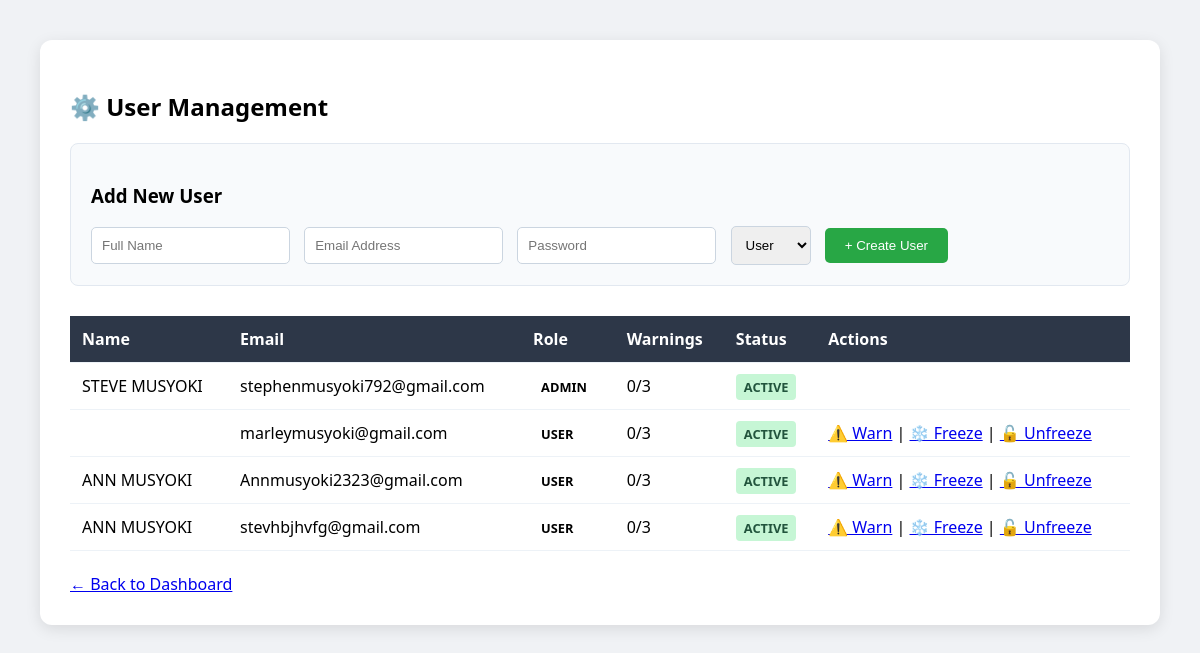
/admin_users.php (signed in), run on the app's committed database.
### tables this page shows
CREATE TABLE `users` (
  `user_id` int(11) NOT NULL,
  `full_name` varchar(255) NOT NULL,
  `username` varchar(255) DEFAULT NULL,
  `name` varchar(100) NOT NULL,
  `email` varchar(100) NOT NULL,
  `phone` varchar(20) DEFAULT NULL,
  `password` varchar(255) NOT NULL,
  `otp_code` varchar(10) DEFAULT NULL,
  `role` varchar(10) DEFAULT 'user',
  `status` varchar(10) DEFAULT 'active',
  `warnings` int(11) DEFAULT 0,
  `status_message` text DEFAULT NULL,
  `profile_pic` varchar(255) DEFAULT 'default.png',
  `is_verified` int(11) DEFAULT 0,
  `is_active` int(11) DEFAULT 0,
  `language` varchar(10) DEFAULT 'en',
  `theme` varchar(10) DEFAULT 'auto'
);

### admin_users.php (the view, shortened to what this page needs)
<?php
include 'db.php';
$users = $conn->query("SELECT * FROM users ORDER BY role ASC, name ASC");
?>
<!DOCTYPE html>
<html>
<head>
</head>
<body>
<div class="container">
    <h2>⚙️ User Management</h2>
    <div class="form-section">
        <h3>Add New User</h3>
        <form method="POST">
            <input type="text"     name="name"     placeholder="Full Name"      required>
            <input type="email"    name="email"    placeholder="Email Address"  required>
            <input type="password" name="password" placeholder="Password"       required>
            <select name="role">
                <option value="user">User</option>
            </select>
            <button type="submit" name="add_user" class="btn-add">+ Create User</button>
        </form>
    </div>
    <table>
        <thead>
            <tr>
                <th>Name</th>
                <th>Email</th>
                <th>Role</th>
                <th>Warnings</th>
                <th>Status</th>
                <th>Actions</th>
            </tr>
        </thead>
        <tbody>
            <?php while ($row = $users->fetch_assoc()): ?>
            <tr>
                <td><?php echo htmlspecialchars($row['name']); ?></td>
                <td><?php echo htmlspecialchars($row['email']); ?></td>
                <td><span class="badge"><?php echo strtoupper($row['role']); ?></span></td>
                <td><?php echo (int)$row['warnings']; ?>/3</td>
                <td><span class="badge <?php echo htmlspecialchars($row['status']); ?>"><?php echo strtoupper($row['status']); ?></span></td>
                <td>
                    <?php if ($row['role'] !== 'admin'): ?>
                        <a href="admin_users.php?action=warn&id=<?php echo $row['user_id']; ?>">⚠️ Warn</a> |
                        <a href="admin_users.php?action=freeze&id=<?php echo $row['user_id']; ?>">❄️ Freeze</a> |
                        <a href="admin_users.php?action=unfreeze&id=<?php echo $row['user_id']; ?>">🔓 Unfreeze</a>
                    <?php endif; ?>
                </td>
            </tr>
            <?php endwhile; ?>
        </tbody>
    </table>
    <br>
    <a href="dashboard.php">← Back to Dashboard</a>
</div>
</body>
</html>

### admin_users.php (style rules this page uses)
body { font-family: 'Segoe UI', sans-serif; margin: 40px; background: #f0f2f5; }
.container { background: white; padding: 30px; border-radius: 12px; box-shadow: 0 4px 15px rgba(0,0,0,0.1); }
.form-section { background: #f8fafc; padding: 20px; border-radius: 8px; margin-bottom: 30px; border: 1px solid #e2e8f0; }
input, select { padding: 10px; margin-right: 10px; border: 1px solid #cbd5e0; border-radius: 5px; }
.btn-add { background: #28a745; color: white; border: none; padding: 10px 20px; border-radius: 5px; cursor: pointer; }
table { width: 100%; border-collapse: collapse; margin-top: 20px; }
th, td { padding: 12px; text-align: left; border-bottom: 1px solid #edf2f7; }
th { background: #2d3748; color: white; }
.badge { padding: 4px 8px; border-radius: 4px; font-size: 0.8em; font-weight: bold; }
.active { background: #c6f6d5; color: #22543d; }

### data on the page
users: name "STEVE MUSYOKI", email "stephenmusyoki792@gmail.com", role "ADMIN", warnings "0", status "ACTIVE"
users: email "marleymusyoki@gmail.com", role "USER", warnings "0", status "ACTIVE"
users: name "ANN MUSYOKI", email "Annmusyoki2323@gmail.com", role "USER", warnings "0", status "ACTIVE"
users: name "ANN MUSYOKI", email "stevhbjhvfg@gmail.com", role "USER", warnings "0", status "ACTIVE"
